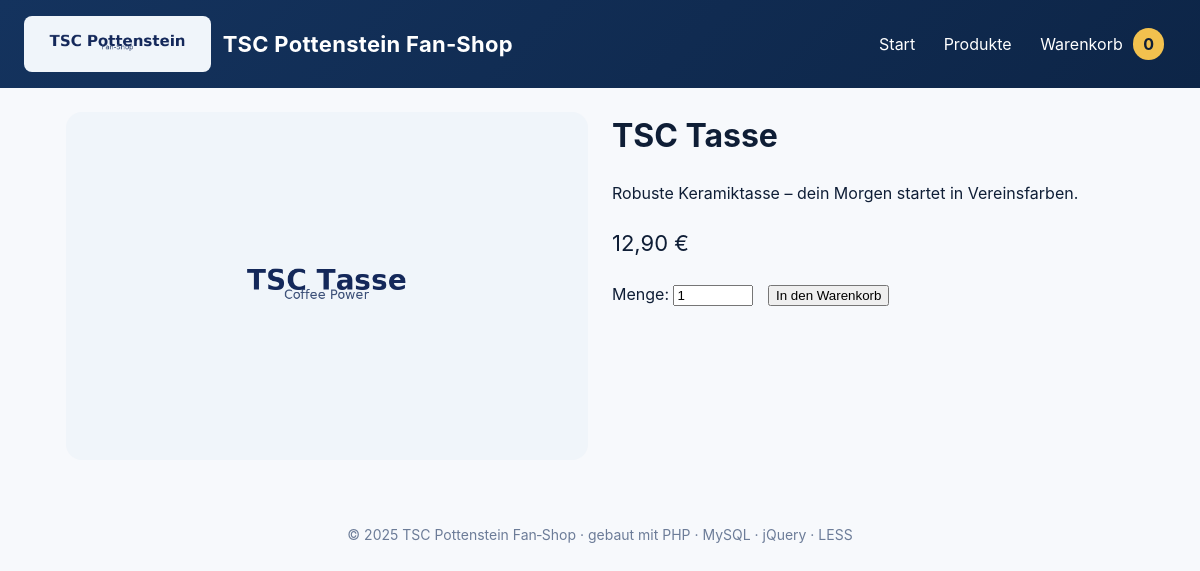
Screenshot of /product.php?id=5 with the database file from the repository.
### tables this page shows
CREATE TABLE `products` (
  `id` INT AUTO_INCREMENT PRIMARY KEY,
  `category_id` INT NOT NULL,
  `name` VARCHAR(200) NOT NULL,
  `description` TEXT,
  `price` DECIMAL(10,2) NOT NULL,
  `image` VARCHAR(200) NOT NULL,
  CONSTRAINT `fk_products_category` FOREIGN KEY (`category_id`) REFERENCES `categories`(`id`) ON DELETE RESTRICT
);

### functions.php (called while the page is built, shortened)
<?php
function format_price($n) {
    return number_format((float)$n, 2, ',', '.') . ' €';
}
function fetch_product(PDO $pdo, $id) {
    $stmt = $pdo->prepare("SELECT * FROM products WHERE id = ?");
    $stmt->execute([$id]);
    return $stmt->fetch();
}
?>

### product.php (the view, shortened to what this page needs)
<?php include 'header.php';
  $id = isset($_GET['id']) ? (int)$_GET['id'] : 0;
  $p = fetch_product($pdo, $id);
?>
  <div style="display:grid; grid-template-columns: 1fr 1fr; gap: 24px; align-items: start;">
    <img src="assets/img/<?php echo htmlspecialchars($p['image']); ?>" alt="<?php echo htmlspecialchars($p['name']); ?>" style="width:100%; border-radius: 16px;">
    <div>
      <h1 style="margin-top:0;"><?php echo htmlspecialchars($p['name']); ?></h1>
      <p><?php echo nl2br(htmlspecialchars($p['description'])); ?></p>
      <p class="price" style="font-size:22px;"><?php echo format_price($p['price']); ?></p>
      <form class="add-to-cart-form" method="post" action="cart_action.php">
        <label>Menge: <input type="number" name="quantity" value="1" min="1" style="width:80px;"></label>
        <button class="btn primary" type="submit" style="margin-left:10px;">In den Warenkorb</button>
      </form>
    </div>
  </div>
<?php include 'footer.php'; ?>

### assets/css/styles.css (style rules this page uses)
* { box-sizing:border-box }
html,body { margin:0;padding:0 }
body { font-family:-apple-system,BlinkMacSystemFont,"Segoe UI",Roboto,"Helvetica Neue",Arial,"Noto Sans","Apple Color Emoji","Segoe UI Emoji",sans-serif;background:#f7f9fc;color:#0f1e36;line-height:1.5 }

### rows the page displays
products: image (picture), name "TSC Tasse", description "Robuste Keramiktasse – dein Morgen startet in Vereinsfarben.", price "12,90 €"

### other values shown
get_cart_count() "0"
